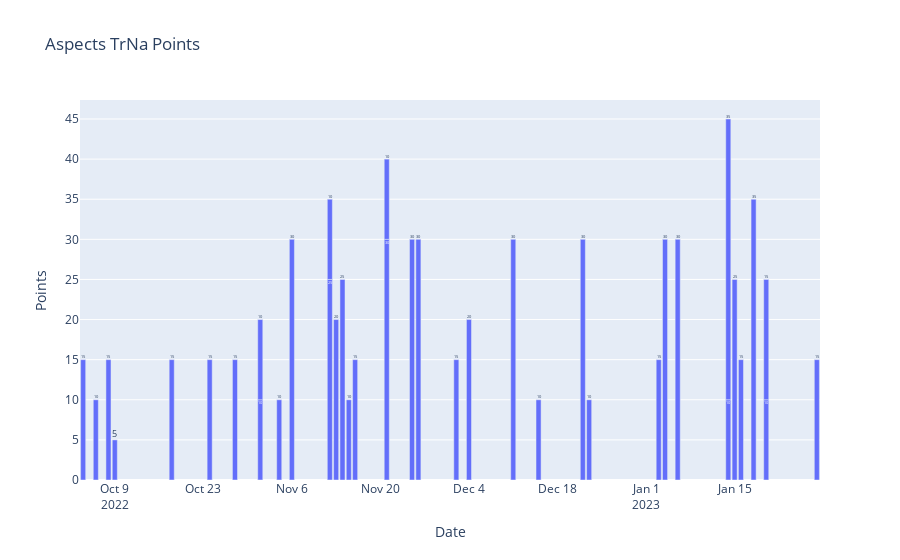

Source (notebook cell):
### Markdown cell above
#### **III.1.2 GEO TrTr & TrNa**

### Code cell
fig = px.bar(x_hi, x="Date", y="Points", text="Points", title="Aspects TrNa Points")
fig.show()

### Figure 1 — Plotly figure (JSON) as saved in the notebook; plotly's stock layout.template omitted (floating-point values rounded to 4 significant figures)
{"data": [{"alignmentgroup": "True", "hovertemplate": "Date=%{x}<br>Points=%{text}<extra></extra>", "legendgroup": "", "marker": {"color": "#636efa", "pattern": {"shape": ""}}, "name": "", "offsetgroup": "", "orientation": "v", "showlegend": false, "text": [15, 10, 15, 5, 15, 15, 15, 10, 10, 10, 30, 25, 10, 20, 25, 10, 15, 30, 10, 30, 30, 15, 20, 30, 10, 30, 10, 15, 30, 30, 10, 35, 25, 15, 35, 10, 15, 15], "textposition": "auto", "type": "bar", "x": ["2022-10-04T00:00:00", "2022-10-06T00:00:00", "2022-10-08T00:00:00", "2022-10-09T00:00:00", "2022-10-18T00:00:00", "2022-10-24T00:00:00", "2022-10-28T00:00:00", "2022-11-01T00:00:00", "2022-11-01T00:00:00", "2022-11-04T00:00:00", "2022-11-06T00:00:00", "2022-11-12T00:00:00", "2022-11-12T00:00:00", "2022-11-13T00:00:00", "2022-11-14T00:00:00", "2022-11-15T00:00:00", "2022-11-16T00:00:00", "2022-11-21T00:00:00", "2022-11-21T00:00:00", "2022-11-25T00:00:00", "2022-11-26T00:00:00", "2022-12-02T00:00:00", "2022-12-04T00:00:00", "2022-12-11T00:00:00", "2022-12-15T00:00:00", "2022-12-22T00:00:00", "2022-12-23T00:00:00", "2023-01-03T00:00:00", "2023-01-04T00:00:00", "2023-01-06T00:00:00", "2023-01-14T00:00:00", "2023-01-14T00:00:00", "2023-01-15T00:00:00", "2023-01-16T00:00:00", "2023-01-18T00:00:00", "2023-01-20T00:00:00", "2023-01-20T00:00:00", "2023-01-28T00:00:00"], "xaxis": "x", "y": [15, 10, 15, 5, 15, 15, 15, 10, 10, 10, 30, 25, 10, 20, 25, 10, 15, 30, 10, 30, 30, 15, 20, 30, 10, 30, 10, 15, 30, 30, 10, 35, 25, 15, 35, 10, 15, 15], "yaxis": "y"}], "layout": {"barmode": "relative", "legend": {"tracegroupgap": 0}, "title": {"text": "Aspects TrNa Points"}, "xaxis": {"anchor": "y", "domain": [0, 1], "title": {"text": "Date"}}, "yaxis": {"anchor": "x", "domain": [0, 1], "title": {"text": "Points"}}}}
